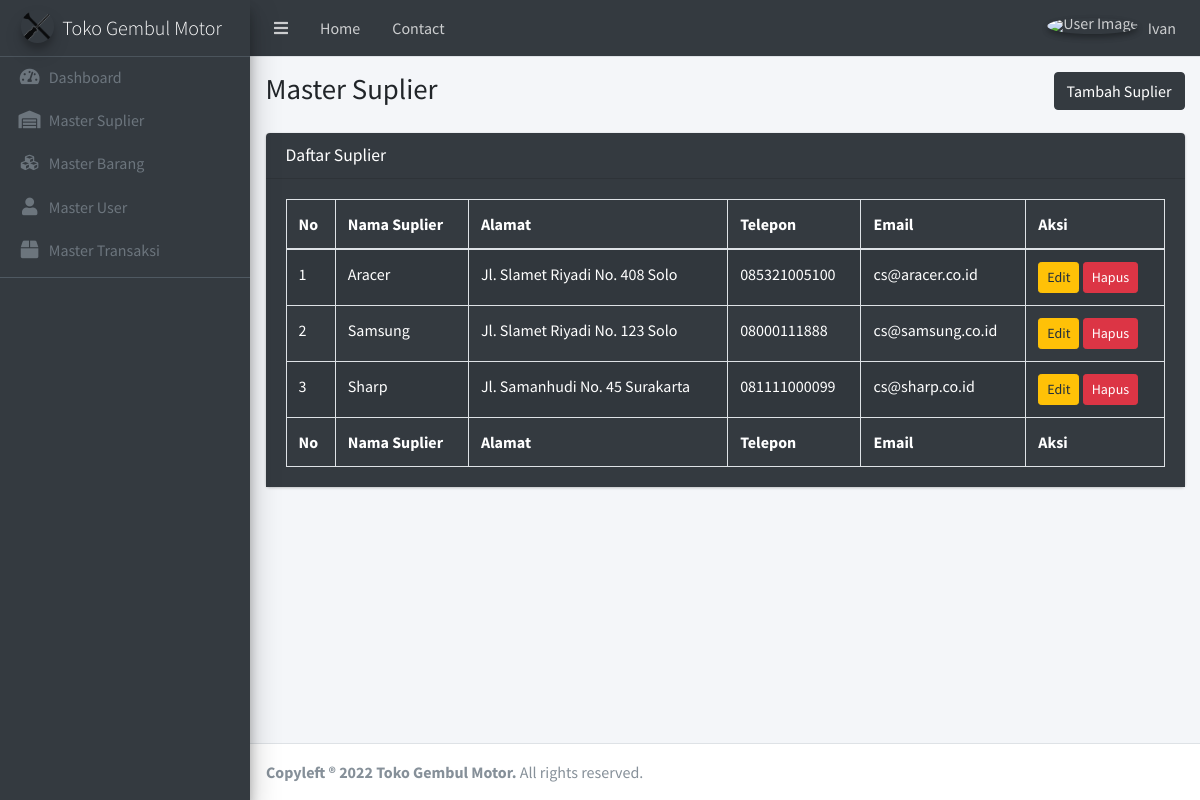
/view/admin/master-suplier.php (signed in), run on the app's committed database.
### tables this page shows
CREATE TABLE `tb_user` (
  `id_user` int(10) UNSIGNED NOT NULL,
  `nama_user` varchar(200) NOT NULL,
  `username` varchar(20) NOT NULL,
  `password` varchar(100) NOT NULL,
  `role` enum('admin','staff','') NOT NULL
);

CREATE TABLE `tb_suplier` (
  `id_suplier` int(11) NOT NULL,
  `nama_suplier` varchar(200) NOT NULL,
  `alamat_suplier` varchar(200) NOT NULL,
  `no_telp` varchar(14) NOT NULL,
  `email` varchar(100) NOT NULL
);

### view/admin/master-suplier.php (the view, shortened to what this page needs)
<?php include '../templates/admin/admin-header.php' ?>
<?php include '../templates/sidebar.php' ?>
<div class="content-wrapper">
    <section class="content-header">
        <div class="container-fluid">
            <div class="row mb-2">
                <div class="col-sm-6">
                    <h1>Master Suplier</h1>
                </div>
                <div class="col-sm-6">
                    <ol class="breadcrumb float-sm-right">
                        <button type="button" class="btn btn-dark" data-toggle="modal" data-target="#modal-add">
                            Tambah Suplier
                        </button>
                    </ol>
                </div>
            </div>
        </div>
    </section>
    <section class="content">
        <div class="container-fluid">
            <div class="row">
                <div class="col-12">
                    <div class="card">
                        <div class="card-header bg-dark">
                            <h3 class="card-title">Daftar Suplier</h3>
                        </div>
                        <div class="card-body bg-dark">
                            <table id="example" class="table table-bordered table-striped">
                                <thead>
                                    <tr>
                                        <th>No</th>
                                        <th>Nama Suplier</th>
                                        <th>Alamat</th>
                                        <th>Telepon</th>
                                        <th>Email</th>
                                        <th>Aksi</th>
                                    </tr>
                                </thead>
                                <tbody>
                                    <?php
                                    $i = 1;
                                    $getSuplier = mysqli_query($connection, "SELECT * FROM tb_suplier");
                                    foreach ($getSuplier as $value) :
                                    ?>
                                        <tr>
                                            <td><?= $i++; ?></td>
                                            <td><?= $value['nama_suplier']; ?></td>
                                            <td><?= $value['alamat_suplier']; ?></td>
                                            <td><?= $value['no_telp']; ?></td>
                                            <td><?= $value['email']; ?></td>
                                            <td>
                                                <button type="button" class="btn btn-warning btn-sm" data-toggle="modal" data-target="#modal<?= $value['id_suplier']; ?>">Edit</button>
                                                <button type="button" class="btn btn-danger btn-sm" onclick="confirm_modal('query/delete-suplier.php?id_suplier=<?= $value['id_suplier']; ?>')">Hapus</button>
                                            </td>
                                        </tr>
                                    <?php
                                    endforeach;
                                    ?>
                                </tbody>
                                <tfoot>
                                    <tr>
                                        <th>No</th>
                                        <th>Nama Suplier</th>
                                        <th>Alamat</th>
                                        <th>Telepon</th>
                                        <th>Email</th>
                                        <th>Aksi</th>
                                    </tr>
                                </tfoot>
                            </table>
                        </div>
                    </div>
                </div>
            </div>
        </div>
    </section>
</div>
<?php include '../templates/footer.php' ?>

### view/templates/admin/admin-header.php (shortened to what this page needs)
<?php
include '../../config/Database.php';
$user = $_SESSION['username'];
$getUser = mysqli_query($connection, "SELECT * FROM tb_user WHERE username = '$user'");
$result = mysqli_fetch_array($getUser);
?>
<!DOCTYPE html>
<html>
<head>
    <link rel="stylesheet" href="../../plugins/datatables-bs4/css/dataTables.bootstrap4.min.css">
    <link rel="stylesheet" href="../../plugins/datatables-responsive/css/responsive.bootstrap4.min.css">
    <link rel="stylesheet" href="../../plugins/fontawesome-free/css/all.min.css">
    <link rel="stylesheet" href="../../plugins/icheck-bootstrap/icheck-bootstrap.min.css">
    <link rel="stylesheet" href="../../assets/css/adminlte.min.css">
</head>
<body class="hold-transition sidebar-mini">
    <div class="wrapper">
        <nav class="main-header navbar navbar-expand navbar-dark">
            <ul class="navbar-nav">
                <li class="nav-item">
                    <a class="nav-link" data-widget="pushmenu" href="#" role="button"><i class="fas fa-bars"></i></a>
                </li>
                <li class="nav-item d-none d-sm-inline-block">
                    <a href="admin.php" class="nav-link">Home</a>
                </li>
                <li class="nav-item d-none d-sm-inline-block">
                    <a href="#" class="nav-link">Contact</a>
                </li>
            </ul>
            <ul class="navbar-nav ml-auto">
                <li class="nav-item dropdown user-menu">
                    <a href="#" class="nav-link dropdown-toggle" data-toggle="dropdown">
                        <img src="../../assets/img/avatar.png" class="user-image img-circle elevation-2" alt="User Image">
                        <span class="d-none d-md-inline"><?= ucfirst($result['nama_user']); ?></span>
                    </a>
                </li>
            </ul>
        </nav>

### data on the page
tb_user: nama_user "Ivan"
tb_suplier: nama_suplier "Aracer", alamat_suplier "Jl. Slamet Riyadi No. 408 Solo", no_telp "085321005100", email "cs@aracer.co.id"
tb_suplier: nama_suplier "Samsung", alamat_suplier "Jl. Slamet Riyadi No. 123 Solo", no_telp "08000111888", email "cs@samsung.co.id"
tb_suplier: nama_suplier "Sharp", alamat_suplier "Jl. Samanhudi No. 45 Surakarta", no_telp "081111000099", email "cs@sharp.co.id"
